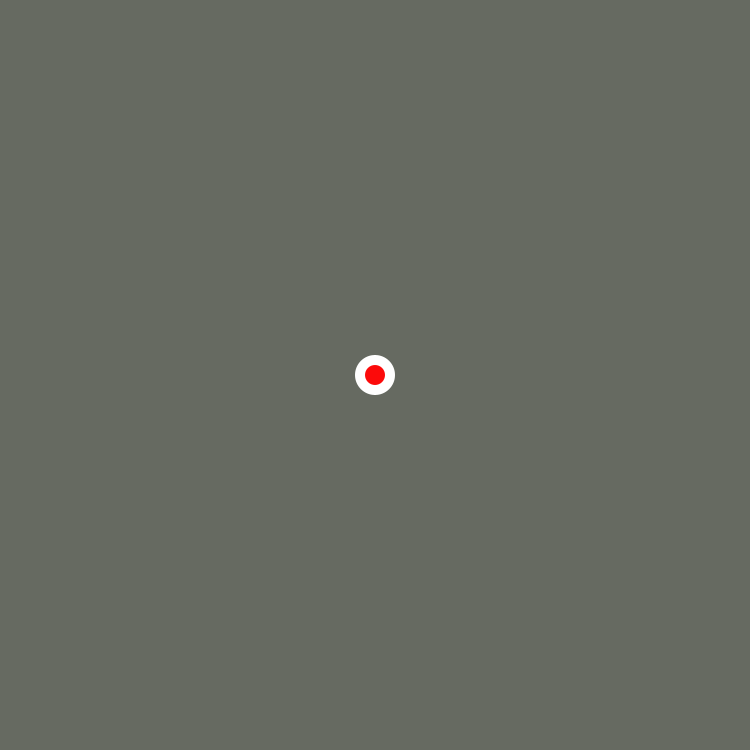
Frame 1 (no input)
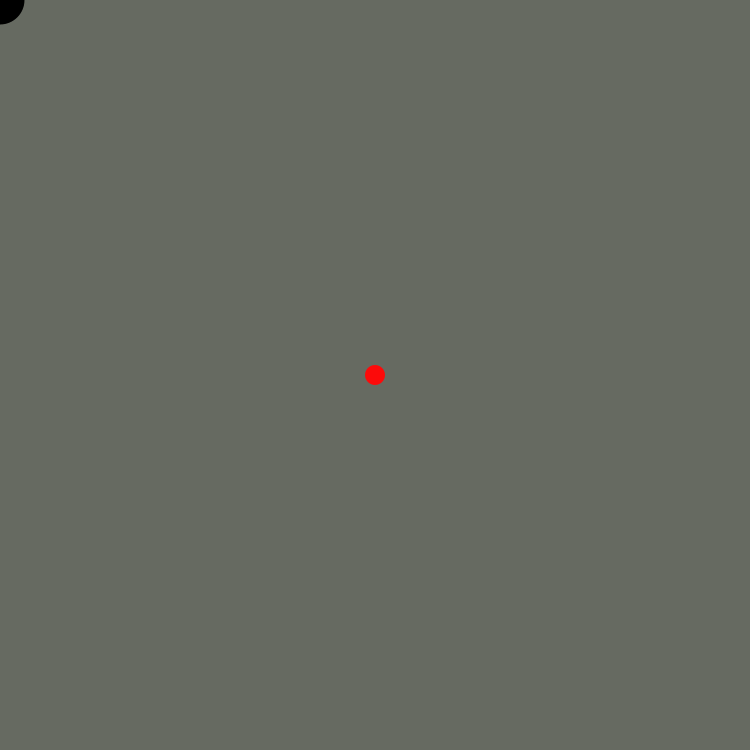
Frame 60 (the mouse pressed at the canvas centre just before this capture)
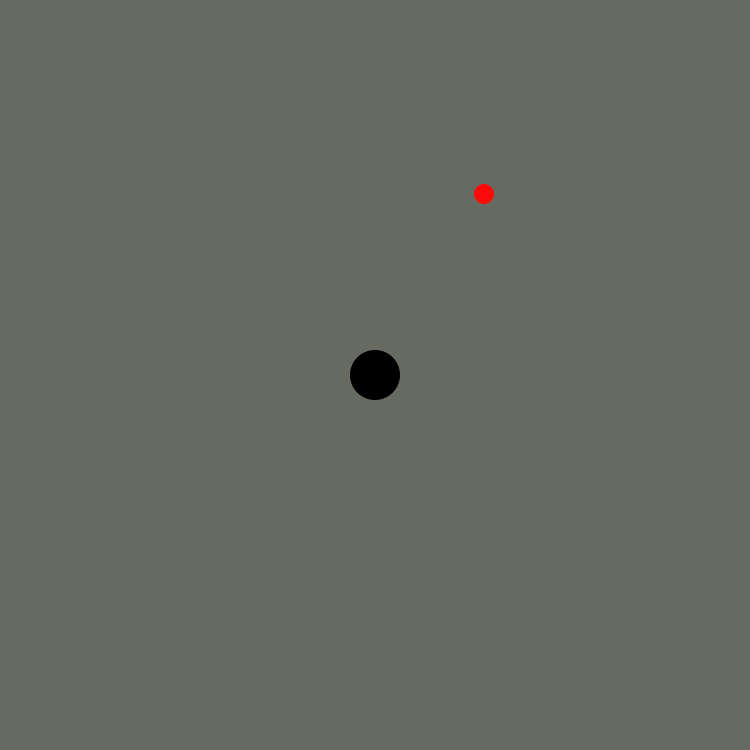
Frame 120 (the mouse held since frame 60 and released just before this capture)

The Processing sketch that drew these frames (run headless with seeded random() and noise(); from frame 60 on, the mouse is pressed at the canvas centre):

// Processing sketch: SnakeTrial
// ── SnakeTrial.pde
Snake s;
Snake s1;
void setup()
{
  size(750,750);
  s = new Snake(width/2, height/2 , 40, true, 50);
  s1 = new Snake(width/2, height/2 , 20);
}

void draw()
{
  background(#666A61);
  s.display();
  s.move();
  s1.display();
  edgeCollider();
}

void edgeCollider()
{
  if(dist(s.x,s.y,s1.x,s1.y) < s.r)
  {
    s1.x = int(random(width));
    s1.y = int(random(height));
    s.hSize ++;
    print(" "+s.hSize);
    
  }
}

// ── Snake.pde
class Snake
{
  int x;
  int y;
  int r;
  int hSize;
  boolean snake;
  //create an arraylist that contains a vector
  ArrayList<PVector> history;

  Snake(int _x, int _y, int _r, boolean _snake, int _hSize)
  {
    x = _x;
    y = _y;
    r = _r;
    hSize = _hSize;
    snake = _snake;
    //asign a new arraylist with vector
    history = new ArrayList<PVector>();
  }
  Snake(int _x, int _y, int _r)
  {
    x = _x;
    y = _y;
    r = _r;
  }

  void display()
  {
    noStroke();
    if(snake != true)
    {
      fill(#FC0A0A);
    }
    ellipse(x, y, r, r);
    //create a trail of ellipses, wtih as many ellipses as the size of the arraylist
    //where they get smaller and smaller for
    if (snake == true)
    {
      for (int i = 0; i < history.size(); i++)
      {
        PVector pos = history.get(i);
        fill(0, i*5);
        ellipse(pos.x, pos.y, i, i);
      }
    }
  }

  void move()
  {
    //get the snake to follow the mouse
    x = mouseX;
    y = mouseY;
    //create a vector from our x and y position
    PVector v = new PVector(x, y);
    //add that vector to our arraylist of vectors
    history.add(v);
    //if our arraylist has more elements than 50, remove that last element to be asigned
    if (history.size() > hSize)
    {
      history.remove(0);
    }
  }
}
/*

 
 
 
 */
